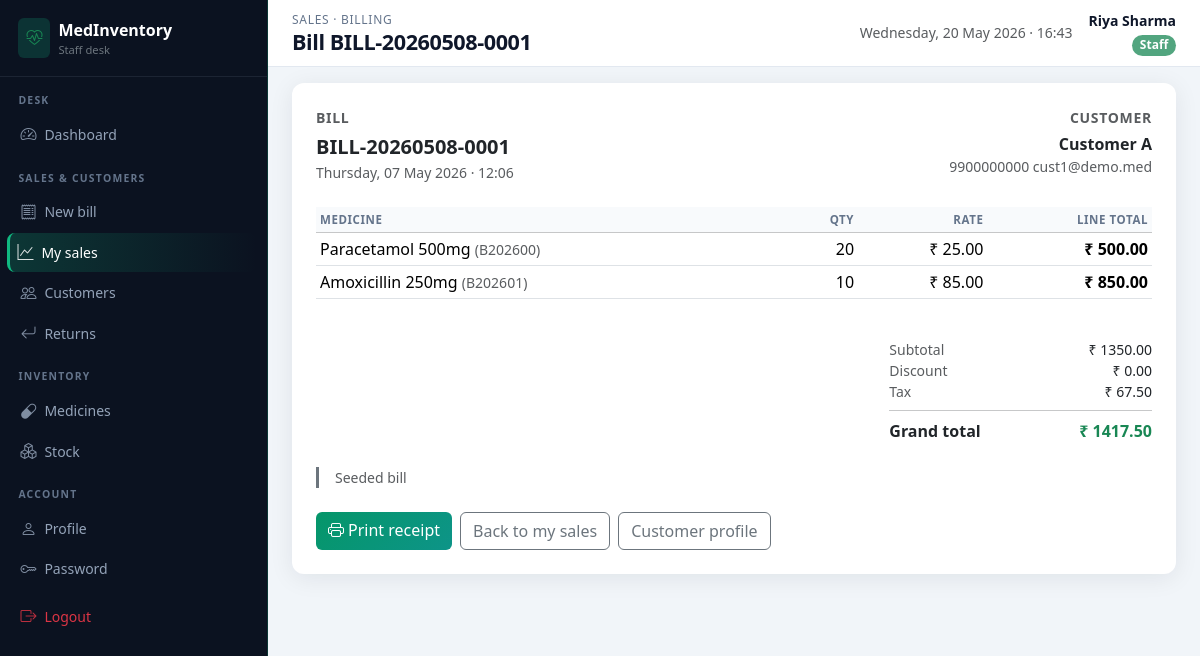
Screenshot of /staff/billing/1 (signed in) with the database file from the repository.
### app/models.py (models this page shows, shortened)
class Bill(db.Model):
    __tablename__ = "bills"
    id = db.Column(db.Integer, primary_key=True)
    bill_number = db.Column(db.String(40), unique=True, nullable=False, index=True)
    customer_id = db.Column(db.Integer, db.ForeignKey("customers.id"), nullable=False)
    staff_id = db.Column(db.Integer, db.ForeignKey("users.id"), nullable=False)
    created_at = db.Column(db.DateTime, default=datetime.utcnow, index=True)
    discount_percent = db.Column(db.Numeric(5, 2), default=Decimal("0"))
    tax_percent = db.Column(db.Numeric(5, 2), default=Decimal("0"))
    subtotal = db.Column(db.Numeric(14, 2), default=Decimal("0"))
    discount_amount = db.Column(db.Numeric(14, 2), default=Decimal("0"))
    tax_amount = db.Column(db.Numeric(14, 2), default=Decimal("0"))
    grand_total = db.Column(db.Numeric(14, 2), default=Decimal("0"))
    notes = db.Column(db.Text)
    items = db.relationship("BillItem", backref="bill", lazy="dynamic", cascade="all, delete-orphan")
    returns = db.relationship("MedicineReturn", backref="bill", lazy="dynamic")

class User(UserMixin, db.Model):
    __tablename__ = "users"
    id = db.Column(db.Integer, primary_key=True)
    username = db.Column(db.String(80), unique=True, nullable=False, index=True)
    password_hash = db.Column(db.String(256), nullable=False)
    full_name = db.Column(db.String(120), nullable=False)
    email = db.Column(db.String(120))
    phone = db.Column(db.String(32))
    role = db.Column(db.String(20), nullable=False, default="staff")  # admin | staff
    is_active = db.Column(db.Boolean, default=True)
    created_at = db.Column(db.DateTime, default=datetime.utcnow)
    bills = db.relationship("Bill", backref="staff", lazy="dynamic")
    returns = db.relationship("MedicineReturn", backref="staff", lazy="dynamic")

class Customer(db.Model):
    __tablename__ = "customers"
    id = db.Column(db.Integer, primary_key=True)
    name = db.Column(db.String(120), nullable=False, index=True)
    contact_number = db.Column(db.String(32))
    email = db.Column(db.String(120))
    address = db.Column(db.Text)
    created_at = db.Column(db.DateTime, default=datetime.utcnow)
    bills = db.relationship("Bill", backref="customer", lazy="dynamic")

class BillItem(db.Model):
    __tablename__ = "bill_items"
    id = db.Column(db.Integer, primary_key=True)
    bill_id = db.Column(db.Integer, db.ForeignKey("bills.id"), nullable=False)
    medicine_id = db.Column(db.Integer, db.ForeignKey("medicines.id"), nullable=False)
    quantity = db.Column(db.Integer, nullable=False)
    unit_price = db.Column(db.Numeric(12, 2), nullable=False)
    unit_cost = db.Column(db.Numeric(12, 2), nullable=False)
    line_total = db.Column(db.Numeric(14, 2), nullable=False)

class Medicine(db.Model):
    __tablename__ = "medicines"
    id = db.Column(db.Integer, primary_key=True)
    name = db.Column(db.String(160), nullable=False, index=True)
    brand_id = db.Column(db.Integer, db.ForeignKey("brands.id"), nullable=False)
    category_id = db.Column(db.Integer, db.ForeignKey("categories.id"), nullable=False)
    supplier_id = db.Column(db.Integer, db.ForeignKey("suppliers.id"), nullable=False)
    batch_number = db.Column(db.String(80), nullable=False, index=True)
    manufacturing_date = db.Column(db.Date, nullable=False)
    expiry_date = db.Column(db.Date, nullable=False, index=True)
    purchase_price = db.Column(db.Numeric(12, 2), nullable=False)
    selling_price = db.Column(db.Numeric(12, 2), nullable=False)
    quantity = db.Column(db.Integer, nullable=False, default=0)
    min_stock_level = db.Column(db.Integer, nullable=False, default=10)
    description = db.Column(db.Text)
    created_at = db.Column(db.DateTime, default=datetime.utcnow)
    bill_items = db.relationship("BillItem", backref="medicine", lazy="dynamic")
    purchase_lines = db.relationship("Purchase", backref="medicine", lazy="dynamic")

### app/staff_routes.py (the view)
@staff_bp.route("/billing/<int:bid>")
@login_required
@staff_required
def bill_detail(bid):
    bill = Bill.query.get_or_404(bid)
    if bill.staff_id != current_user.id:
        flash("You can only view your own bills.", "danger")
        return redirect(url_for("staff.sales"))
    return render_template("staff/bill_detail.html", bill=bill)

### app/utils.py (called while the page is built)
def staff_required(view):
    @wraps(view)
    def wrapped(*args, **kwargs):
        if not current_user.is_authenticated:
            flash("Please log in to continue.", "warning")
            return redirect(url_for("main.login", next=request.url))
        if current_user.role != "staff":
            flash("Staff area only.", "danger")
            return redirect(url_for("admin.dashboard"))
        return view(*args, **kwargs)
    return wrapped

### app/templates/staff/bill_detail.html
{% extends "staff/layout.html" %}
{% block breadcrumb %}Sales · Billing{% endblock %}
{% block page_title %}Bill {{ bill.bill_number }}{% endblock %}
{% block content %}
<div class="card card-soft p-4">
  <div class="row mb-4">
    <div class="col-md-6">
      <div class="text-muted small text-uppercase fw-semibold mb-1" style="letter-spacing:0.05em">Bill</div>
      <div class="fs-5 fw-bold">{{ bill.bill_number }}</div>
      <div class="small text-muted">{{ bill.created_at.strftime('%A, %d %B %Y · %H:%M') }}</div>
    </div>
    <div class="col-md-6 text-md-end mt-3 mt-md-0">
      <div class="text-muted small text-uppercase fw-semibold mb-1" style="letter-spacing:0.05em">Customer</div>
      <div class="fw-semibold">{{ bill.customer.name }}</div>
      <div class="small text-muted">{{ bill.customer.contact_number or '' }} {{ bill.customer.email or '' }}</div>
    </div>
  </div>
  <div class="table-responsive mb-4">
    <table class="table table-sm align-middle">
      <thead class="table-light"><tr><th>Medicine</th><th class="text-end">Qty</th><th class="text-end">Rate</th><th class="text-end">Line total</th></tr></thead>
      <tbody>
        {% for li in bill.items %}
        <tr>
          <td>{{ li.medicine.name }} <span class="small text-muted">({{ li.medicine.batch_number }})</span></td>
          <td class="text-end">{{ li.quantity }}</td>
          <td class="text-end">₹ {{ '%.2f'|format(li.unit_price|float) }}</td>
          <td class="text-end fw-semibold">₹ {{ '%.2f'|format(li.line_total|float) }}</td>
        </tr>
        {% endfor %}
      </tbody>
    </table>
  </div>
  <div class="row justify-content-end mb-4">
    <div class="col-md-5 col-lg-4">
      <div class="d-flex justify-content-between small"><span class="text-muted">Subtotal</span><span>₹ {{ '%.2f'|format(bill.subtotal|float) }}</span></div>
      <div class="d-flex justify-content-between small"><span class="text-muted">Discount</span><span>₹ {{ '%.2f'|format(bill.discount_amount|float) }}</span></div>
      <div class="d-flex justify-content-between small"><span class="text-muted">Tax</span><span>₹ {{ '%.2f'|format(bill.tax_amount|float) }}</span></div>
      <hr class="my-2">
      <div class="d-flex justify-content-between fw-bold"><span>Grand total</span><span class="text-success">₹ {{ '%.2f'|format(bill.grand_total|float) }}</span></div>
    </div>
  </div>
  {% if bill.notes %}<p class="small text-muted border-start border-3 border-secondary ps-3 mb-4">{{ bill.notes }}</p>{% endif %}
  <div class="d-flex flex-wrap gap-2">
    <a href="{{ url_for('staff.bill_print', bid=bill.id) }}" class="btn btn-staff-brand"><i class="bi bi-printer me-1"></i>Print receipt</a>
    <a href="{{ url_for('staff.sales') }}" class="btn btn-outline-secondary">Back to my sales</a>
    <a href="{{ url_for('staff.customer_detail', cid=bill.customer_id) }}" class="btn btn-outline-secondary">Customer profile</a>
  </div>
</div>
{% endblock %}

### app/templates/staff/layout.html (shortened to what this page needs)
{% extends "base.html" %}
{% set staff_sales_ep = ['staff.sales', 'staff.bill_detail', 'staff.bill_print'] %}
{% set staff_cust_ep = ['staff.customers', 'staff.customer_new', 'staff.customer_detail', 'staff.customer_edit'] %}
{% set staff_ret_ep = ['staff.returns_list', 'staff.returns_new'] %}
{% set staff_med_ep = ['staff.medicines', 'staff.medicine_detail'] %}
{% block body %}
<div class="staff-shell d-flex">
  <aside class="sidebar-staff no-print d-none d-lg-block">
    <div class="brand-block">
      <div class="d-flex align-items-center gap-2 text-white">
        <span class="rounded-2 d-flex p-2" style="background:rgba(16,185,129,0.2);"><i class="bi bi-heart-pulse text-success"></i></span>
        <div>
          <div class="product-name fw-bold">MedInventory</div>
          <div class="small text-secondary" style="font-size:0.7rem;">Staff desk</div>
        </div>
      </div>
    </div>
    <nav class="nav flex-column pb-4">
      <div class="nav-section-label">Desk</div>
      <a class="nav-link {% if request.endpoint == 'staff.dashboard' %}active{% endif %}" href="{{ url_for('staff.dashboard') }}"><i class="bi bi-speedometer2"></i> Dashboard</a>
      <div class="nav-section-label">Sales &amp; customers</div>
      <a class="nav-link {% if request.endpoint == 'staff.billing' %}active{% endif %}" href="{{ url_for('staff.billing') }}"><i class="bi bi-receipt"></i> New bill</a>
      <a class="nav-link {% if request.endpoint in staff_sales_ep %}active{% endif %}" href="{{ url_for('staff.sales') }}"><i class="bi bi-graph-up"></i> My sales</a>
      <a class="nav-link {% if request.endpoint in staff_cust_ep %}active{% endif %}" href="{{ url_for('staff.customers') }}"><i class="bi bi-people"></i> Customers</a>
      <a class="nav-link {% if request.endpoint in staff_ret_ep %}active{% endif %}" href="{{ url_for('staff.returns_list') }}"><i class="bi bi-arrow-return-left"></i> Returns</a>
      <div class="nav-section-label">Inventory</div>
      <a class="nav-link {% if request.endpoint in staff_med_ep %}active{% endif %}" href="{{ url_for('staff.medicines') }}"><i class="bi bi-capsule"></i> Medicines</a>
      <a class="nav-link {% if request.endpoint == 'staff.stock' %}active{% endif %}" href="{{ url_for('staff.stock') }}"><i class="bi bi-boxes"></i> Stock</a>
      <div class="nav-section-label">Account</div>
      <a class="nav-link {% if request.endpoint == 'staff.profile' %}active{% endif %}" href="{{ url_for('staff.profile') }}"><i class="bi bi-person"></i> Profile</a>
      <a class="nav-link {% if request.endpoint == 'staff.change_password' %}active{% endif %}" href="{{ url_for('staff.change_password') }}"><i class="bi bi-key"></i> Password</a>
      <a class="nav-link text-danger mt-2" href="{{ url_for('main.logout') }}"><i class="bi bi-box-arrow-right"></i> Logout</a>
    </nav>
  </aside>
  <div class="staff-main-with-sidebar flex-grow-1">
    <header class="topbar d-flex flex-wrap justify-content-between align-items-center gap-2 no-print">
      <div class="d-flex align-items-center gap-2">
        <div>
          <div class="admin-breadcrumb">{% block breadcrumb %}Desk{% endblock %}</div>
          <h1 class="admin-page-title mb-0">{% block page_title %}Console{% endblock %}</h1>
        </div>
      </div>
      <div class="d-flex align-items-center gap-3 text-end">
        <div class="d-none d-md-block small text-muted">{{ moment or '' }}</div>
        <div>
          <div class="fw-semibold small">{{ current_user.full_name }}</div>
          <span class="badge rounded-pill text-bg-success bg-opacity-75">Staff</span>
        </div>
      </div>
    </header>
    <main class="p-4 pt-3">
      {% block content %}{% endblock %}
    </main>
  </div>
</div>
{% endblock %}

### app/static/css/app.css (style rules this page uses)
:root { --mi-primary: #0d6efd; --mi-sidebar: #0b1220; --mi-sidebar-border: rgba(148, 163, 184, 0.12); --mi-sidebar-hover: #151f32; --mi-accent: #06b6d4; --mi-card-shadow: 0 4px 24px rgba(15, 23, 42, 0.08); --mi-topbar-h: 64px; }
body { font-family: "Segoe UI", system-ui, -apple-system, Roboto, "Helvetica Neue", sans-serif; background: #f1f5f9; color: #0f172a; }
.card-soft { border: none; box-shadow: var(--mi-card-shadow); border-radius: 12px; background: #fff; }
.topbar { background: #fff; border-bottom: 1px solid #e2e8f0; min-height: var(--mi-topbar-h); padding: 0.65rem 1.5rem; position: sticky; top: 0; z-index: 1020; }
.admin-page-title { font-size: 1.35rem; font-weight: 700; letter-spacing: -0.02em; color: #0f172a; }
.admin-breadcrumb { font-size: 0.75rem; color: #64748b; text-transform: uppercase; letter-spacing: 0.06em; }
.table thead th { font-size: 0.72rem; text-transform: uppercase; letter-spacing: 0.05em; color: #64748b; font-weight: 600; border-bottom-width: 1px; background: #f8fafc; white-space: nowrap; }
.table tbody td { vertical-align: middle; }
.btn-staff-brand { background: linear-gradient(135deg, #059669, #0d9488); border: none; color: #fff; }
.staff-shell { min-height: 100vh; }
.sidebar-staff { min-height: 100vh; background: var(--mi-sidebar); color: #e2e8f0; width: 268px; position: fixed; left: 0; top: 0; z-index: 1040; padding: 0; overflow-y: auto; border-right: 1px solid rgba(16, 185, 129, 0.22); }
.sidebar-staff .brand-block { padding: 1.1rem 1.15rem; border-bottom: 1px solid var(--mi-sidebar-border); }
.sidebar-staff .nav-section-label { font-size: 0.65rem; text-transform: uppercase; letter-spacing: 0.12em; color: #64748b; padding: 1rem 1.15rem 0.35rem; font-weight: 600; }
.sidebar-staff a.nav-link { color: #94a3b8; border-radius: 8px; margin: 1px 10px; padding: 0.45rem 0.65rem; font-size: 0.875rem; display: flex; align-items: center; gap: 0.5rem; }
.sidebar-staff a.nav-link i { font-size: 1rem; opacity: 0.85; }
.sidebar-staff a.nav-link.active { background: linear-gradient(90deg, rgba(16, 185, 129, 0.22), transparent); color: #fff; border-left: 3px solid #10b981; margin-left: 7px; padding-left: calc(0.65rem - 3px); }
.staff-main-with-sidebar { margin-left: 268px; min-height: 100vh; }

### rows the page displays
Bill: bill_number "BILL-20260508-0001", created_at "Thursday, 07 May 2026 · 12:06", subtotal "1350.00", discount_amount "0.00", tax_amount "67.50", grand_total "1417.50", notes "Seeded bill"
User: full_name "Riya Sharma"
Customer: customer.name "Customer A", customer "9900000000", customer "cust1@demo.med"
BillItem: medicine.name "Paracetamol 500mg", medicine.batch_number "B202600", quantity "20", unit_price "25.00", line_total "500.00"
BillItem: medicine.name "Amoxicillin 250mg", medicine.batch_number "B202601", quantity "10", unit_price "85.00", line_total "850.00"
